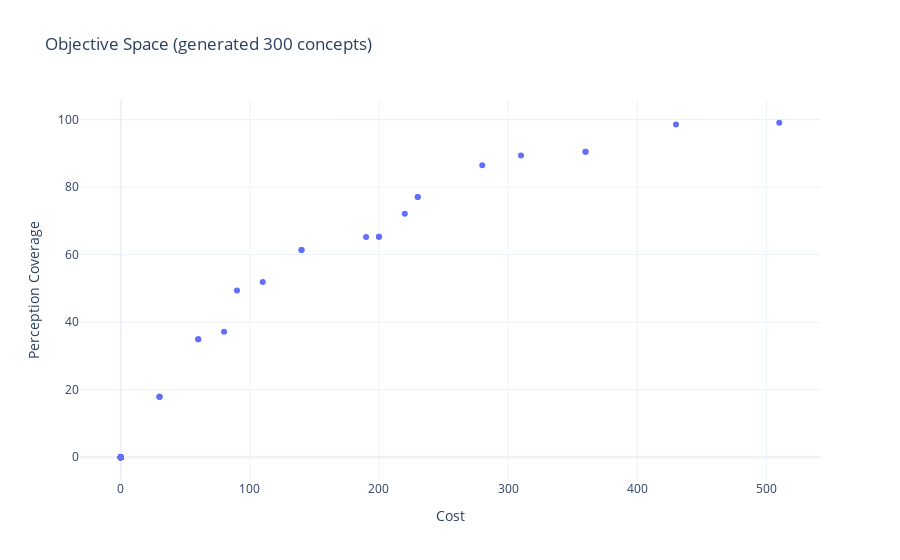

Source (notebook cell):
### Code cell
import pandas as pd

import plotly.express as px

results = res.F

# Create a DataFrame from the results
df_results = pd.DataFrame(results, columns=['Perception Coverage', 'Cost'])
df_results['Perception Coverage'] = (1- df_results['Perception Coverage']) * 100
df_results['Index'] = df_results.index

# Create the scatter plot
fig = px.scatter(df_results, x='Cost', y='Perception Coverage', hover_data=['Index'], title=f"Objective Space (generated {results.shape[0]} concepts)", template="plotly_white")

# Show the plot
fig.show()

### Figure 1 — Plotly figure (JSON) as saved in the notebook; plotly's stock layout.template omitted (floating-point values rounded to 4 significant figures; data arrays with more than 128 entries replaced by an {"elided": "..."} marker saying what was removed)
{"data": [{"customdata": {"elided": "300x1 int values"}, "hovertemplate": "Cost=%{x}<br>Perception Coverage=%{y}<br>Index=%{customdata[0]}<extra></extra>", "legendgroup": "", "marker": {"color": "#636efa", "symbol": "circle"}, "mode": "markers", "name": "", "orientation": "v", "showlegend": false, "type": "scatter", "x": {"elided": "300 int values"}, "xaxis": "x", "y": {"elided": "300 float values"}, "yaxis": "y"}], "layout": {"legend": {"tracegroupgap": 0}, "title": {"text": "Objective Space (generated 300 concepts)"}, "xaxis": {"anchor": "y", "domain": [0, 1], "title": {"text": "Cost"}}, "yaxis": {"anchor": "x", "domain": [0, 1], "title": {"text": "Perception Coverage"}}}}
